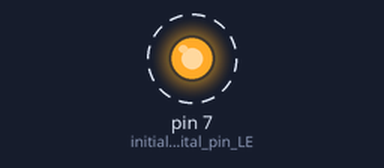
The sketch below on a simulated Arduino Uno, built with avr-gcc and run on an emulated ATmega328P. On the bench: output pins drawn as LEDs (lit = HIGH). Dashed ring = blinking.

Above: at 0.05 s.
Timing chart, 0 to 3.0 s (numbered marks = the images above):
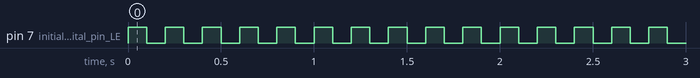

The sketch:

blinker.ino
```cpp
// modified from http://www.arduino.cc/en/Tutorial/Blink

void blinker(int t);  // subroutine prototype created for demonstration
// the setup function runs once when you press reset or power the board

void setup()
{
  pinMode(7, OUTPUT); // initialize digital pin LED_BUILTIN as an output.
}

void loop()
{
  blinker(100);
}

void blinker(int t)
{
  digitalWrite(7, HIGH);   // turn the LED on (HIGH is the voltage level)
  delay(t);

  digitalWrite(7, LOW);    // turn the LED off by making the voltage LOW
  delay(t);
}
```

Measured:
- by itself, pin 7 (initialize_digital_pin_LE): alternates HIGH for 0.10 s and LOW for 0.10 s
